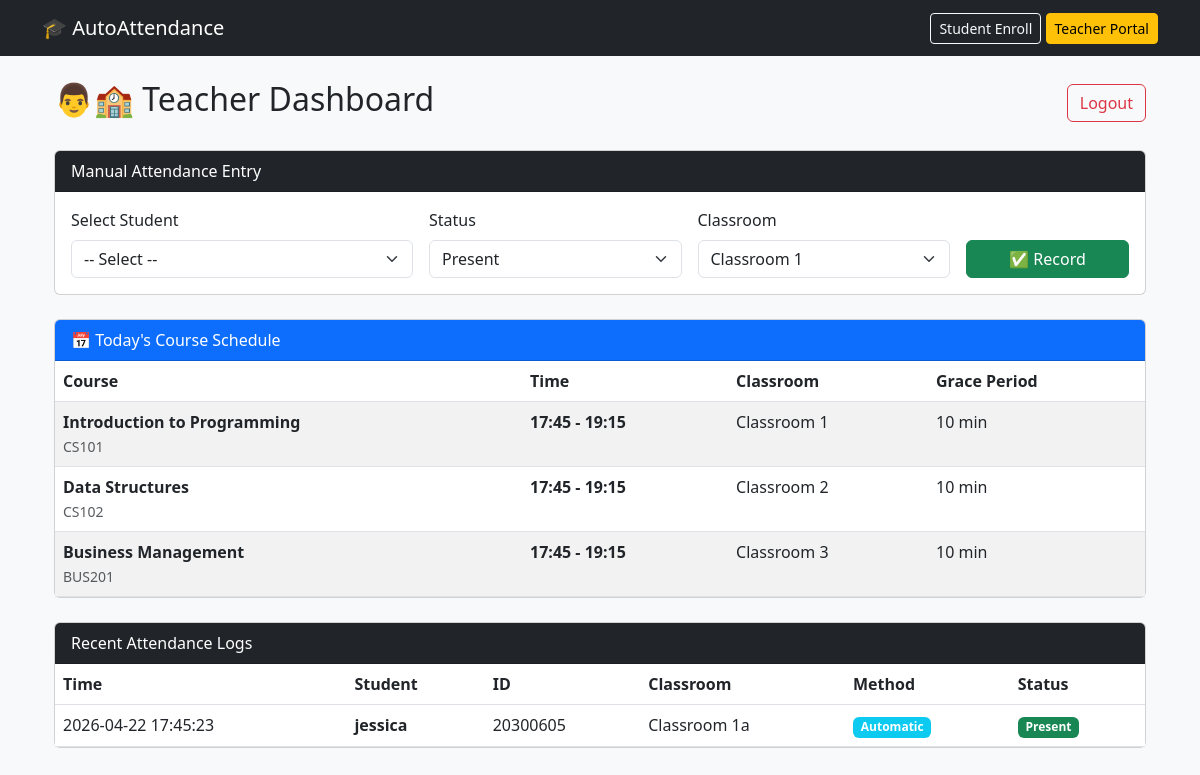
Page /teacher/dashboard (signed in) on the committed database.
### tables this page shows
CREATE TABLE courses (
        course_id TEXT PRIMARY KEY,
        course_name TEXT NOT NULL,
        semester TEXT
    );

CREATE TABLE attendance_logs (
        log_id INTEGER PRIMARY KEY AUTOINCREMENT,
        session_id INTEGER,
        student_id TEXT,
        classroom_id TEXT NOT NULL,
        timestamp TIMESTAMP DEFAULT CURRENT_TIMESTAMP,
        confidence REAL,
        status TEXT, 
        method TEXT DEFAULT 'automatic',
        FOREIGN KEY (session_id) REFERENCES sessions(session_id),
        FOREIGN KEY (student_id) REFERENCES students(student_id) 
    );

CREATE TABLE students (
        student_id TEXT PRIMARY KEY,
        full_name TEXT NOT NULL,
        programme TEXT,
        enrollment_date TIMESTAMP DEFAULT CURRENT_TIMESTAMP,
        encodings_path TEXT
    );

### app.py (the view)
@app.route('/teacher/dashboard')
def dashboard():
    if not session.get('teacher_logged_in'):
        return redirect(url_for('teacher_login'))
    conn = database.get_db_connection()
    cursor = conn.cursor()
    students = cursor.execute('SELECT * FROM students').fetchall()
    courses = cursor.execute('''
        SELECT c.course_id, c.course_name, s.start_time, s.end_time, s.room, s.grace_period_minutes
        FROM courses c
        LEFT JOIN sessions s ON c.course_id = s.course_id
        WHERE s.session_date = ? OR s.session_date IS NULL
        ORDER BY s.start_time
    ''', (datetime.datetime.now().date(),)).fetchall()
    logs = cursor.execute('''
        SELECT a.log_id, a.student_id, s.full_name, a.timestamp, a.confidence, a.status, a.method, a.classroom_id
        FROM attendance_logs a
        JOIN students s ON a.student_id = s.student_id
        ORDER BY a.timestamp DESC
        LIMIT 50
    ''').fetchall()
    conn.close()
    return render_template('dashboard.html', students=students, logs=logs, courses=courses)

### database.py (called while the page is built)
def get_db_connection():
    conn = sqlite3.connect(DB_PATH)
    conn.row_factory = sqlite3.Row
    return conn

### templates/dashboard.html (shortened to what this page needs)
{% extends "base.html" %}
{% block content %}
<div class="container mt-4">
    <div class="d-flex justify-content-between align-items-center mb-4">
        <h2>👨🏫 Teacher Dashboard</h2>
        <a href="/teacher/logout" class="btn btn-outline-danger">Logout</a>
    </div>
    <div class="card mb-4">
        <div class="card-header bg-dark text-white"> Manual Attendance Entry</div>
        <div class="card-body">
            <form action="/teacher/manual_attendance" method="POST" class="row g-3">
                <div class="col-md-4">
                    <label class="form-label">Select Student</label>
                    <select name="student_id" class="form-select" required>
                        <option value="">-- Select --</option>
                    </select>
                </div>
                <div class="col-md-3">
                    <label class="form-label">Status</label>
                    <select name="status" class="form-select" required>
                        <option value="present">Present</option>
                    </select>
                </div>
                <div class="col-md-3">
                    <label class="form-label">Classroom</label>
                    <select name="classroom" class="form-select">
                        <option value="Classroom 1">Classroom 1</option>
                    </select>
                </div>
                <div class="col-md-2 d-flex align-items-end">
                    <button type="submit" class="btn btn-success w-100">✅ Record</button>
                </div>
            </form>
        </div>
    </div>
    <div class="card mb-4">
        <div class="card-header bg-primary text-white">📅 Today's Course Schedule</div>
        <div class="card-body p-0">
            <table class="table table-striped mb-0">
                <thead>
                    <tr>
                        <th>Course</th>
                        <th>Time</th>
                        <th>Classroom</th>
                        <th>Grace Period</th>
                    </tr>
                </thead>
                <tbody>
                    {% for course in courses %}
                    <tr>
                        <td>
                            <strong>{{ course.course_name }}</strong><br>
                            <small class="text-muted">{{ course.course_id }}</small>
                        </td>
                        <td>
                            <strong>{{ course.start_time }} - {{ course.end_time }}</strong>
                        </td>
                        <td>{{ course.room }}</td>
                        <td>{{ course.grace_period_minutes }} min</td>
                    </tr>
                    {% endfor %}
                </tbody>
            </table>
        </div>
    </div>
    <div class="card">
        <div class="card-header bg-dark text-white"> Recent Attendance Logs</div>
        <div class="card-body p-0">
            {% if logs %}
            <table class="table table-hover mb-0">
                <thead>
                    <tr>
                        <th>Time</th>
                        <th>Student</th>
                        <th>ID</th>
                        <th>Classroom</th>
                        <th>Method</th>
                        <th>Status</th>
                    </tr>
                </thead>
                <tbody>
                    {% for log in logs %}
                    <tr>
                        <td>{{ log.timestamp }}</td>
                        <td><strong>{{ log.full_name }}</strong></td>
                        <td>{{ log.student_id }}</td>
                        <td>{{ log.classroom_id or 'N/A' }}</td>
                        <td>
                            {% if log.method == 'automatic' %}
                            <span class="badge bg-info">Automatic</span>
                            {% else %}
                            <span class="badge bg-secondary">Manual</span>
                            {% endif %}
                        </td>
                        <td>
                            {% if log.status == 'present' %}
                            <span class="badge bg-success">Present</span>
                            {% elif log.status == 'late' %}
                            <span class="badge bg-warning text-dark">Late</span>
                            {% else %}
                            <span class="badge bg-danger">{{ log.status|capitalize }}</span>
                            {% endif %}
                        </td>
                    </tr>
                    {% endfor %}
                </tbody>
            </table>
            {% else %}
            <div class="p-3 text-center text-muted">No attendance records yet.</div>
            {% endif %}
        </div>
    </div>
</div>
{% endblock %}

### templates/base.html (shortened to what this page needs)
<!DOCTYPE html>
<html lang="en">
<head>
    <link href="https://cdn.jsdelivr.net/npm/bootstrap@5.3.0/dist/css/bootstrap.min.css" rel="stylesheet">
</head>
<body class="bg-light">
    <nav class="navbar navbar-dark bg-dark">
        <div class="container">
            <a class="navbar-brand" href="/">🎓 AutoAttendance</a>
            <div>
                <a href="/student/enroll" class="btn btn-outline-light btn-sm">Student Enroll</a>
                <a href="/teacher/login" class="btn btn-warning btn-sm">Teacher Portal</a>
            </div>
        </div>
    </nav>
    <div class="container mt-4">
        {% block content %}{% endblock %}
    </div>
</body>
</html>

### rows in the picture
attendance_logs: timestamp "2026-04-22 17:45:23", full_name "jessica", student_id "20300605", classroom "Classroom 1a", method "Automatic", status "Present"

### other values in the picture
{{ course.course_name }} "Introduction to Programming"
{{ course.course_id }} "CS101"
{{ course.start_time }} "17:45"
{{ course.end_time }} "19:15"
{{ course.room }} "Classroom 1"
{{ course.grace_period_minutes }} "10"
{{ course.course_name }} "Data Structures"
{{ course.course_id }} "CS102"
{{ course.room }} "Classroom 2"
{{ course.course_name }} "Business Management"
{{ course.course_id }} "BUS201"
{{ course.room }} "Classroom 3"
